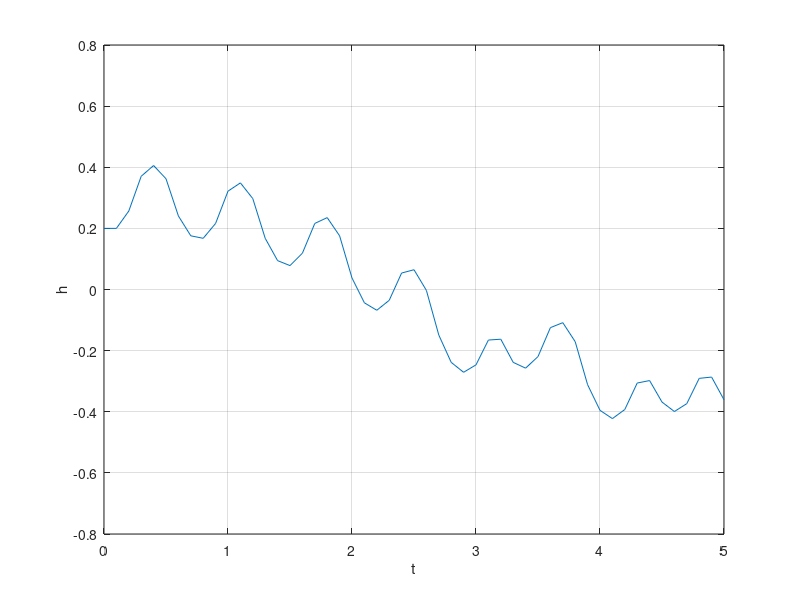
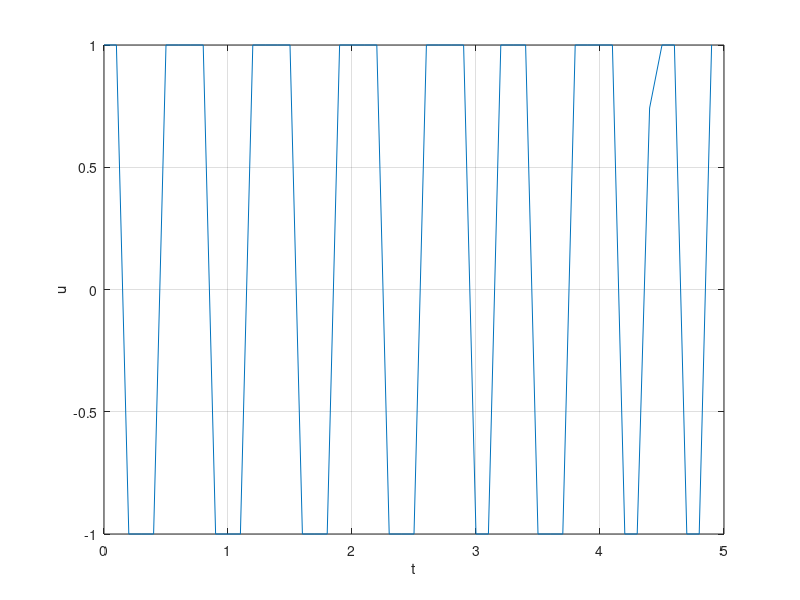
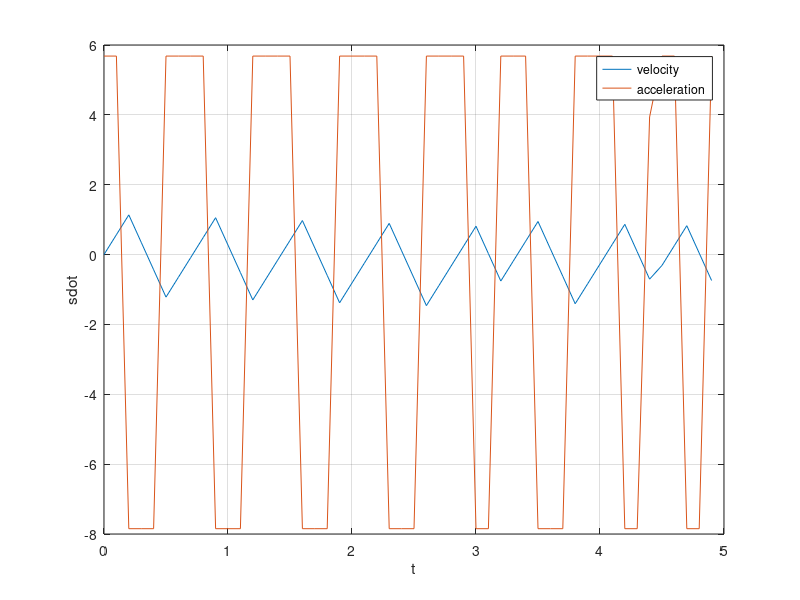

The MATLAB source for these figures, in order:
close all
clear all
% Physical properties
params.gravity = 9.81;
params.mass = 0.522;
K = 4.555764;
tl = 29;
sl = 100;
ut0 = 0/29; % trim tab value; fixed

s_des = [0.5; 0];
kv =400;
kp = 5;
ki = 0;

e_prev = 0;
e_sum = 0;
dt = 0.1;
tspan = 0:dt:5;
y = zeros(length(tspan),2);
s = [.2;0];
y(1,: ) = s;

for i = 1:length(tspan)-1
    e = s_des(1) - s(1);
    del_e = e-e_prev;
    delu = kp*e+kv*del_e+ki*e_sum;
    u_stick = 0 + delu;
    u_stick = min(max(-1, u_stick),1);
    u(i) = u_stick;
    u_net = (u_stick*sl + ut0*tl)/(sl+tl);
    u_net = min(max(-1, u_net),1);
    T = K*(u_net +1)
    sdot(:,i) = [s(2);T/params.mass - params.gravity];
    y(i+1,:) = y(i,:) + (sdot(:,i)*dt)';
    e_sum = e_sum+ e;
    e_prev = e;
    s = y(i+1,:)';
end
sdot = sdot';
figure;
plot(tspan,y(:,1));
xlabel('t');
ylabel('h');
grid on

figure(2);
plot(tspan(1:end-1),u);
xlabel('t');
ylabel('u');
grid on

figure(3);
plot(tspan(1:end-1),sdot);
xlabel('t');
ylabel('sdot');
legend('velocity','acceleration');
grid on
